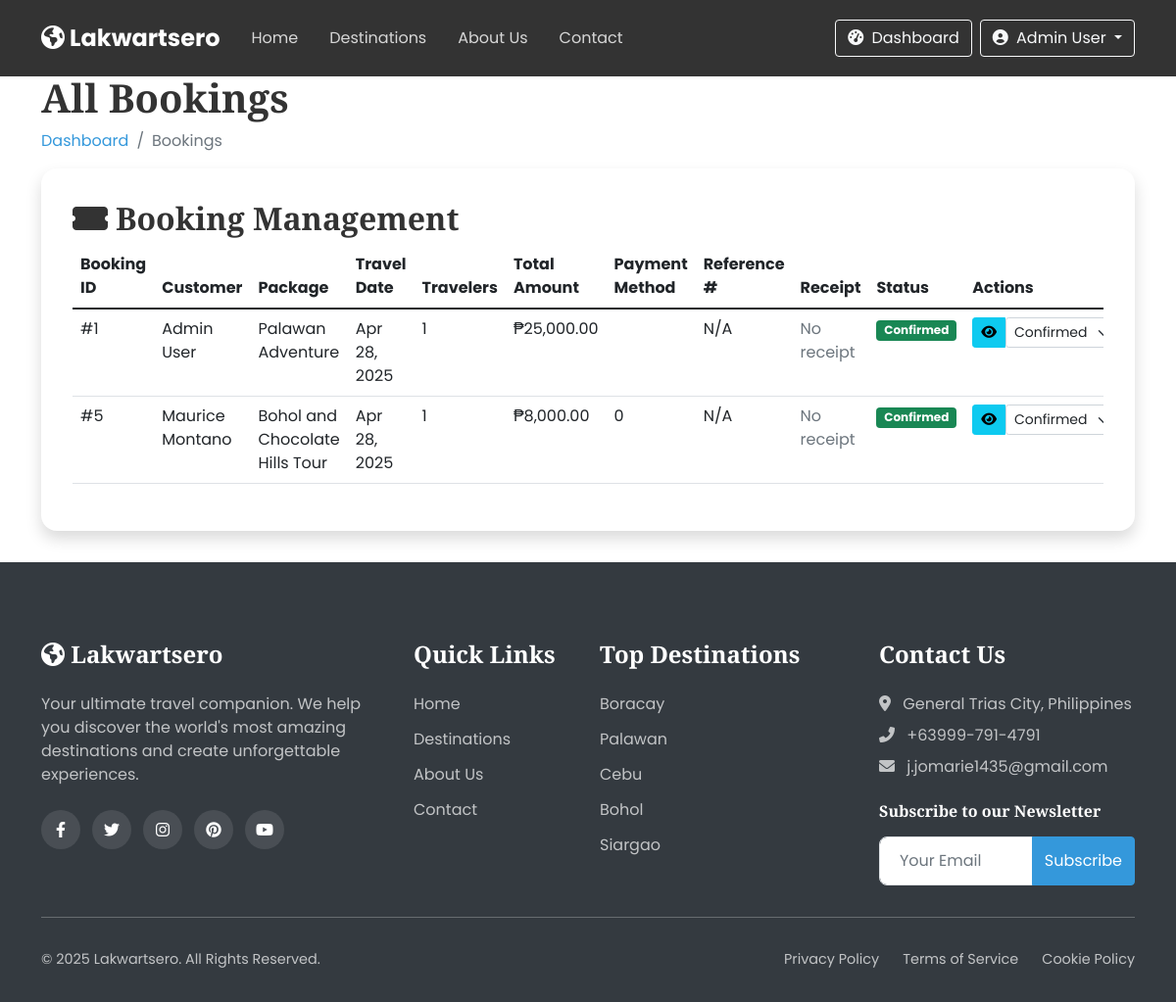
The page /bookings.php (signed in) on the database its author committed.
### tables this page shows
CREATE TABLE `bookings` (
  `id` int(11) NOT NULL,
  `user_id` int(11) NOT NULL,
  `package_id` int(11) NOT NULL,
  `booking_date` date NOT NULL,
  `travel_date` date NOT NULL,
  `num_travelers` int(11) NOT NULL DEFAULT 1,
  `total_price` decimal(10,2) NOT NULL,
  `status` enum('pending','confirmed','cancelled') DEFAULT 'pending',
  `confirmation_number` varchar(20) DEFAULT NULL,
  `special_requests` text DEFAULT NULL,
  `payment_method` varchar(50) NOT NULL,
  `payment_status` enum('pending','confirmed','cancelled') DEFAULT 'pending',
  `reference_number` varchar(100) DEFAULT NULL,
  `created_at` timestamp NOT NULL DEFAULT current_timestamp(),
  `updated_at` timestamp NOT NULL DEFAULT current_timestamp() ON UPDATE current_timestamp()
);

CREATE TABLE `users` (
  `id` int(11) NOT NULL,
  `role_id` int(11) NOT NULL,
  `full_name` varchar(100) NOT NULL,
  `username` varchar(50) NOT NULL,
  `email` varchar(100) NOT NULL,
  `password` varchar(255) NOT NULL,
  `phone` varchar(20) DEFAULT NULL,
  `address` text DEFAULT NULL,
  `profile_img` varchar(255) DEFAULT 'default-user.jpg',
  `created_at` timestamp NOT NULL DEFAULT current_timestamp(),
  `updated_at` timestamp NOT NULL DEFAULT current_timestamp() ON UPDATE current_timestamp(),
  `status` enum('active','inactive','banned') DEFAULT 'active'
);

CREATE TABLE `packages` (
  `id` int(11) NOT NULL,
  `destination_id` int(11) NOT NULL,
  `title` varchar(100) NOT NULL,
  `description` text DEFAULT NULL,
  `price` decimal(10,2) NOT NULL,
  `duration` int(11) NOT NULL COMMENT 'in days',
  `max_travelers` int(11) DEFAULT 10,
  `itinerary` text DEFAULT NULL,
  `inclusions` text DEFAULT NULL,
  `exclusions` text DEFAULT NULL,
  `featured` tinyint(1) DEFAULT 0,
  `discount_percent` int(11) DEFAULT 0,
  `created_by` int(11) DEFAULT NULL,
  `image_url` varchar(255) DEFAULT NULL,
  `created_at` timestamp NOT NULL DEFAULT current_timestamp(),
  `updated_at` timestamp NOT NULL DEFAULT current_timestamp() ON UPDATE current_timestamp(),
  `status` enum('active','inactive','sold-out') DEFAULT 'active'
);

### includes/functions.php (called while the page is built, shortened)
<?php
function formatCurrency($amount) {
    return '₱' . number_format($amount, 2);
}
?>

### bookings.php (the view, shortened to what this page needs)
<?php
include 'includes/header.php';
$sql = "SELECT b.*, u.full_name, p.title as package_title, p.price
        FROM bookings b
        JOIN users u ON b.user_id = u.id
        JOIN packages p ON b.package_id = p.id
        ORDER BY b.booking_date DESC";
$result = $conn->query($sql);
?>
<section class="dashboard-section">
    <div class="container">
        <div class="dashboard-header" data-aos="fade-up">
            <h1>All Bookings</h1>
            <nav aria-label="breadcrumb">
                <ol class="breadcrumb">
                    <li class="breadcrumb-item"><a href="admin-dashboard.php">Dashboard</a></li>
                    <li class="breadcrumb-item active">Bookings</li>
                </ol>
            </nav>
        </div>
        <div class="dashboard-card" data-aos="fade-up">
            <div class="dashboard-card-header">
                <h2><i class="fas fa-ticket-alt me-2"></i>Booking Management</h2>
            </div>
            <div class="dashboard-card-body">
                <div class="table-responsive">
                    <table class="table table-hover">
                        <thead>
                            <tr>
                                <th>Booking ID</th>
                                <th>Customer</th>
                                <th>Package</th>
                                <th>Travel Date</th>
                                <th>Travelers</th>
                                <th>Total Amount</th>
                                <th>Payment Method</th>
                                <th>Reference #</th>
                                <th>Receipt</th>
                                <th>Status</th>
                                <th>Actions</th>
                            </tr>
                        </thead>
                        <tbody>
                            <?php while($booking = $result->fetch_assoc()): ?>
                            <tr>
                                <td>#<?php echo $booking['id']; ?></td>
                                <td><?php echo htmlspecialchars($booking['full_name']); ?></td>
                                <td><?php echo htmlspecialchars($booking['package_title']); ?></td>
                                <td><?php echo date('M d, Y', strtotime($booking['travel_date'])); ?></td>
                                <td><?php echo $booking['num_travelers']; ?></td>
                                <td><?php echo formatCurrency($booking['total_price']); ?></td>
                                <td><?php echo htmlspecialchars($booking['payment_method'] ?? 'N/A'); ?></td>
                                <td><?php echo htmlspecialchars($booking['reference_number'] ?? 'N/A'); ?></td>
                                <td>
                                    <?php if(!empty($booking['payment_proof'])): ?>
                                        <a href="uploads/receipts/<?php echo basename($booking['payment_proof']); ?>" target="_blank" class="btn btn-sm btn-info">
                                            <i class="fas fa-receipt"></i> View
                                        </a>
                                    <?php else: ?>
                                        <span class="text-muted">No receipt</span>
                                    <?php endif; ?>
                                </td>
                                <td>
                                    <span class="badge bg-<?php
                                        echo $booking['status'] == 'confirmed' ? 'success' :
                                            ($booking['status'] == 'pending' ? 'warning' : 'danger');
                                    ?>">
                                        <?php echo ucfirst($booking['status']); ?>
                                    </span>
                                </td>
                                <td class="text-nowrap">
                                    <div class="btn-group">
                                        <a href="view-booking.php?id=<?php echo $booking['id']; ?>" class="btn btn-sm btn-info">
                                            <i class="fas fa-eye"></i>
                                        </a>
                                        <select class="form-select form-select-sm booking-status-select" style="width: auto; min-width: 100px;"
                                                data-booking-id="<?php echo $booking['id']; ?>"
                                                data-current-status="<?php echo $booking['status']; ?>">
                                            <option value="confirmed" <?php echo $booking['status'] == 'confirmed' ? 'selected' : ''; ?>>Confirmed</option>
                                        </select>
                                    </div>
                                </td>
                            </tr>
                            <?php endwhile; ?>
                        </tbody>
                    </table>
                </div>
            </div>
        </div>
    </div>
</section>
<?php include 'includes/footer.php'; ?>

### css/style.css (style rules this page uses)
:root { --primary-color: #3498db; --secondary-color: #2ecc71; --accent-color: #e74c3c; --text-color: #333; --light-color: #f8f9fa; --dark-color: #343a40; --gray-color: #6c757d; --border-color: #dee2e6; --transition: all 0.3s ease; --box-shadow: 0 0.5rem 1rem rgba(0, 0, 0, 0.15); --section-padding: 5rem 0; }
body { font-family: 'Poppins', sans-serif; color: var(--text-color); background-color: #fff; overflow-x: hidden; }
h1, h2, h3, h4, h5, h6 { font-family: 'Playfair Display', serif; font-weight: 700; }
a { text-decoration: none; color: var(--primary-color); transition: var(--transition); }
.dashboard-card { background-color: #fff; border-radius: 1rem; box-shadow: var(--box-shadow); padding: 2rem; margin-bottom: 2rem; height: 100%; }

### rows shown on the page
bookings: id "1", user.full_name "Admin User", package.title "Palawan Adventure", travel_date "Apr 28, 2025", num_travelers "1", total_price "₱25,000.00", reference_number "N/A", status "Confirmed", status+id "Confirmed"
bookings: id "5", user.full_name "Maurice Montano", package.title "Bohol and Chocolate Hills Tour", travel_date "Apr 28, 2025", num_travelers "1", total_price "₱8,000.00", payment_method "0", reference_number "N/A", status "Confirmed", status+id "Confirmed"

### other values the page prints
$_SESSION['full_name'] "Admin User"
